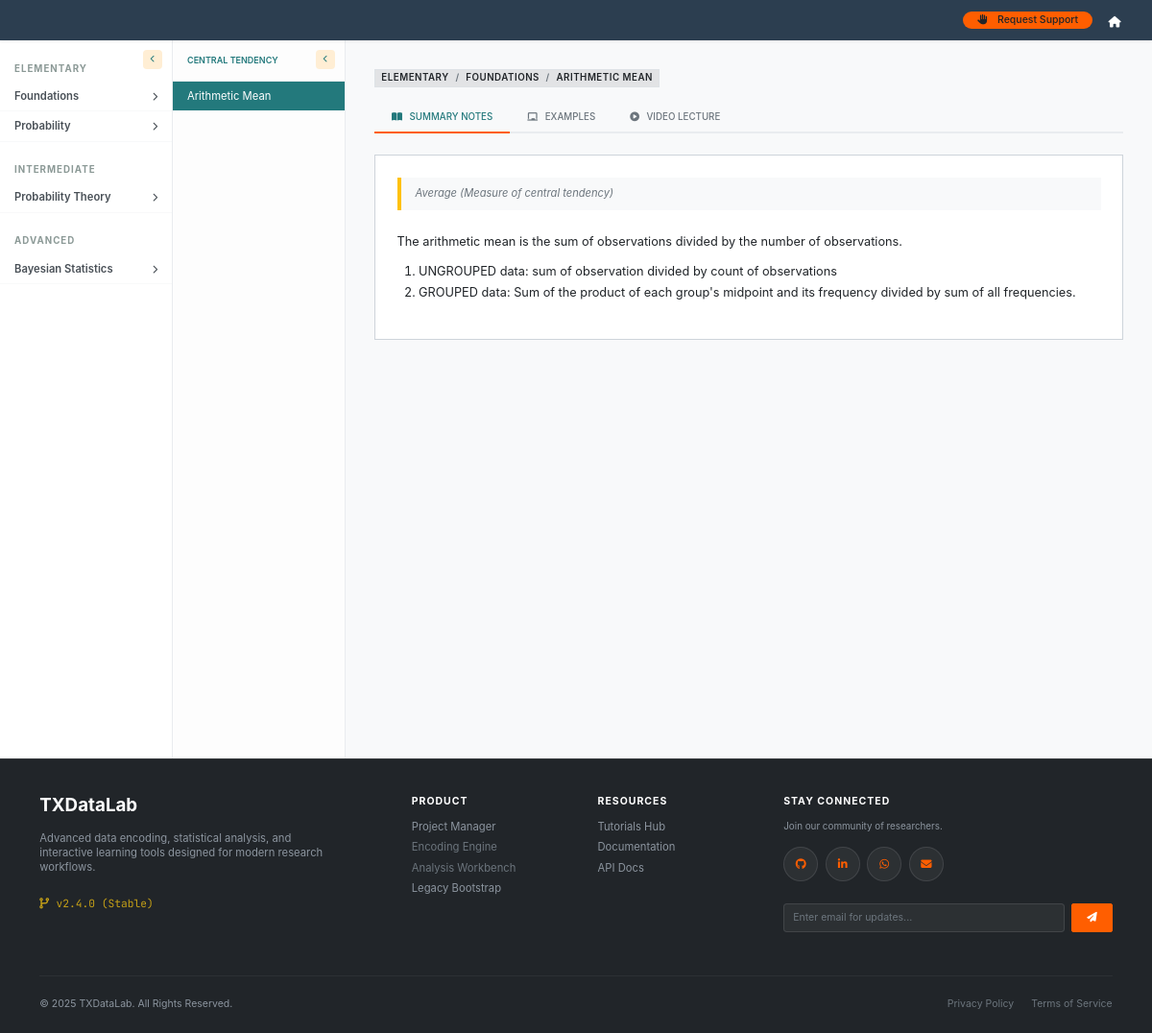
The page /tutorials/lesson/1 on the database as committed earlier.
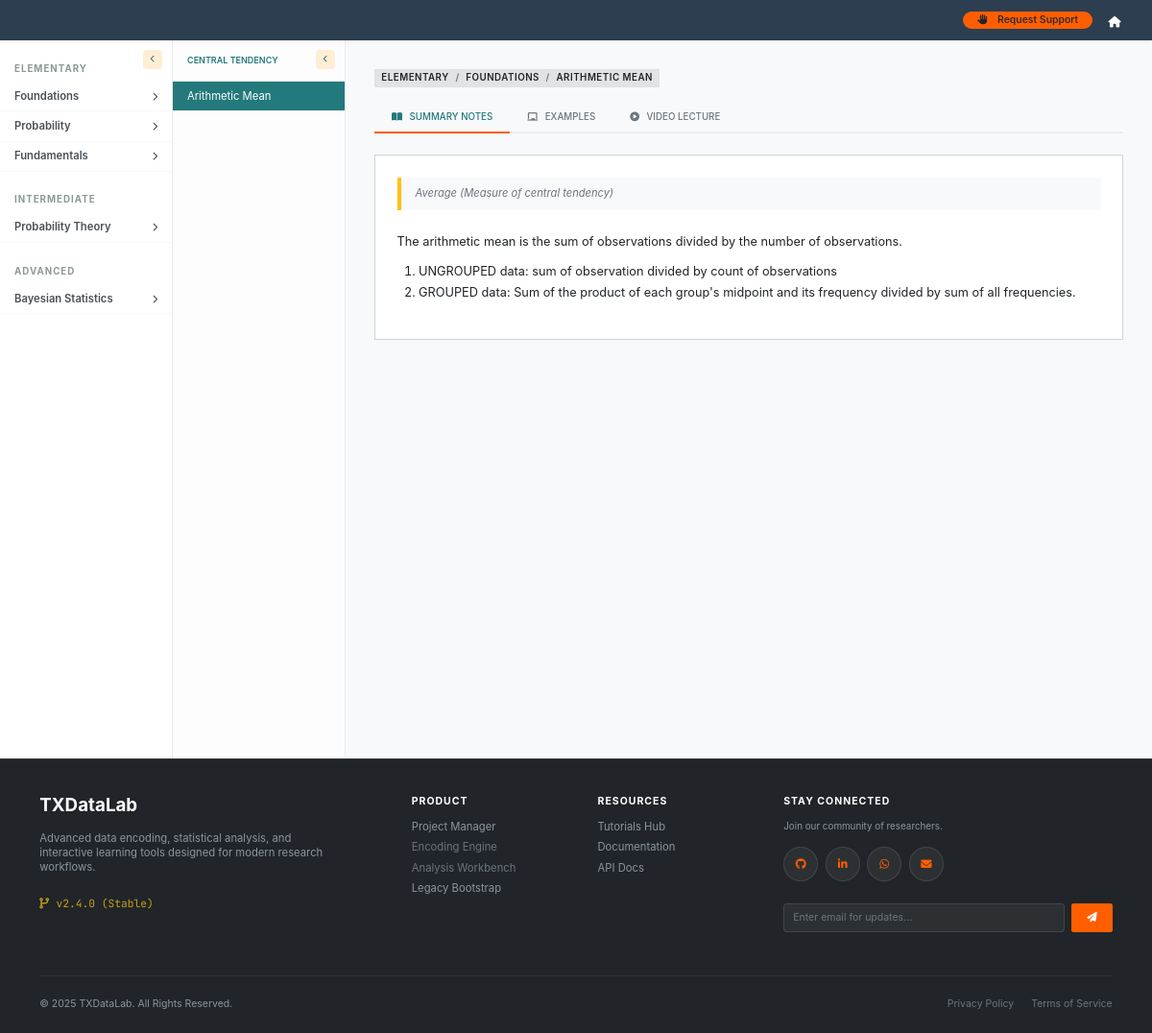
The same page on the database as committed later.
### app/app_database/tutorials_models.py (models this page shows, shortened)
class TutorialLevel(db.Model):
    __tablename__ = "tutorial_levels"
    id = db.Column(db.Integer, primary_key=True)
    title = db.Column(db.String(120), nullable=False, unique=True)
    description = db.Column(db.Text)
    sections = db.relationship(
        "TutorialSection",
        back_populates="level",
        cascade="all, delete-orphan",
        lazy="select"
    )

class TutorialSection(db.Model):
    __tablename__ = "tutorial_sections"
    id = db.Column(db.Integer, primary_key=True)
    level_id = db.Column(db.Integer, db.ForeignKey("tutorial_levels.id"), nullable=False)
    title = db.Column(db.String(200), nullable=False)
    description = db.Column(db.Text)
    level = db.relationship("TutorialLevel", back_populates="sections")
    topics = db.relationship(
        "TutorialTopic",
        back_populates="section",
        cascade="all, delete-orphan",
        lazy="select"
    )

class TutorialSubtopic(db.Model):
    __tablename__ = "tutorial_subtopics"
    id = db.Column(db.Integer, primary_key=True)
    topic_id = db.Column(db.Integer, db.ForeignKey("tutorial_topics.id"), nullable=False)
    title = db.Column(db.String(200), nullable=False)
    short_description = db.Column(db.Text)
    definition_text = db.Column(db.Text)         # Supports MathText, LaTeX, plain text
    video_url = db.Column(db.String(300))        # External video link or embed URL
    examples = db.Column(JSON, default=dict)
    created_at = db.Column(db.DateTime, default=datetime.utcnow)
    topic = db.relationship("TutorialTopic", back_populates="subtopics")

### app/app_tutorials/tutorials.py (the view)
@tutorials_bp.route('/lesson/<int:subtopic_id>')
def view(subtopic_id):
    levels = TutorialLevel.query.order_by(TutorialLevel.id).all()
    subtopic = TutorialSubtopic.query.get_or_404(subtopic_id)
    return render_template('tutorials/view_tutorials.html',
                           levels=levels,
                           active_subtopic=subtopic)

### app/app_tutorials/templates/tutorials/view_tutorials.html (shortened to what this page needs)
{% extends "tutorials/base_tutorials.html" %}
{% block tutorial_content %}
{% if active_subtopic %}
    <div class="d-flex justify-content-between align-items-center mb-2">
        <div>
            <span class="badge bg-secondary-subtle text-dark border rounded-0 mb-2"
                  style="font-weight: 600; font-size: 0.65rem; text-transform: uppercase; letter-spacing: 0.5px;">
                {{ active_subtopic.topic.section.level.title }}
                <span class="text-muted mx-1">/</span>
                {{ active_subtopic.topic.section.title }}
                 <span class="text-muted mx-1">/</span>
                {{ active_subtopic.title }}
            </span>
        </div>
    </div>
    <ul class="nav nav-tabs tutorial-tabs" id="tutorialTabs" role="tablist">
        <li class="nav-item" role="presentation">
            <button class="nav-link active" id="notes-tab" data-bs-toggle="tab" data-bs-target="#notes" type="button" role="tab">
                <i class="fas fa-book-open"></i>Summary Notes
            </button>
        </li>
        <li class="nav-item" role="presentation">
            <button class="nav-link" id="blackboard-tab" data-bs-toggle="tab" data-bs-target="#blackboard" type="button" role="tab">
                <i class="fas fa-chalkboard"></i>Examples
            </button>
        </li>
        <li class="nav-item" role="presentation">
            <button class="nav-link" id="video-tab" data-bs-toggle="tab" data-bs-target="#video" type="button" role="tab">
                <i class="fas fa-play-circle"></i>Video Lecture
            </button>
        </li>
    </ul>
    <div class="tab-content" id="tutorialTabsContent">
        <div class="tab-pane fade show active" id="notes" role="tabpanel">
            <div class="row">
                <div class="col-lg-12">
                    <div class="content-box tex2jax_process">
                        {% if active_subtopic.short_description %}
                            <div class="alert bg-light border-0 border-start border-4 border-warning rounded-0 py-2 mb-4">
                                <p class="mb-0 text-muted small fst-italic">{{ active_subtopic.short_description }}</p>
                            </div>
                        {% endif %}
                        <div class="table-responsive">
                            {{ active_subtopic.definition_text | safe }}
                        </div>
                    </div>
                </div>
            </div>
        </div>
{% endif %}
{% endblock %}

### app/app_tutorials/templates/tutorials/base_tutorials.html (shortened to what this page needs)
{% extends "layout.html" %}
{% block content %}
<div class="tutorial-container">
    <div id="sidebar-curr" class="sidebar-curriculum">
        <button class="toggle-btn" onclick="toggleSidebar('curr')" title="Collapse Sidebar">
            <i class="fas fa-chevron-left"></i>
        </button>
        {% for level in levels %}
            <div class="level-header">{{ level.title }}</div>
            {% for section in level.sections %}
                {% set current_topic_id = active_topic.id if active_topic else (active_subtopic.topic.id if active_subtopic else -1) %}
                {% set is_section_active = False %}
                {% for t in section.topics %}
                    {% if t.id == current_topic_id %}{% set is_section_active = True %}{% endif %}
                {% endfor %}
                <div class="section-toggler {% if is_section_active %}active{% endif %}"
                     onclick="toggleSection('sec-{{ section.id }}', this)">
                    <span>{{ section.title }}</span>
                    <i class="fas fa-chevron-right {% if is_section_active %}fa-rotate-90{% endif %}" style="font-size: 0.6rem;"></i>
                </div>
            {% endfor %}
        {% endfor %}
    </div>
    {% if active_topic or active_subtopic %}
        {% set current_topic = active_topic if active_topic else active_subtopic.topic %}
        <div id="sidebar-sub" class="sidebar-subtopic">
            <button class="toggle-btn" onclick="toggleSidebar('sub')" title="Collapse Lessons">
                <i class="fas fa-chevron-left"></i>
            </button>
            <div class="subtopic-header">
                {{ current_topic.title }}
            </div>
            {% for sub in current_topic.subtopics %}
                <a href="{{ url_for('tutorials.view', subtopic_id=sub.id) }}"
                   class="subtopic-link {% if active_subtopic and active_subtopic.id == sub.id %}active{% endif %}">
                    {{ sub.title }}
                </a>
            {% endfor %}
        </div>
    {% endif %}
    <div class="main-content-area">
        {% if active_topic or active_subtopic %}
            {% block tutorial_content %}{% endblock %}
        {% endif %}
    </div>
</div>
{% endblock %}

Rows that differ between the two databases and show on the page:
added TutorialSection: title "Fundamentals", shown under TutorialLevel "ELEMENTARY"
